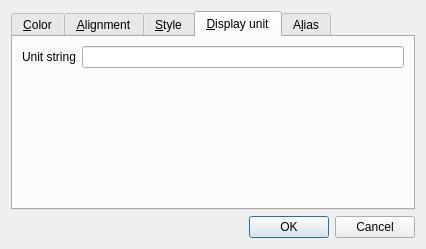
<?xml version="1.0" encoding="UTF-8"?>
<ui version="4.0">
 <class>PropertiesDialog</class>
 <widget class="QDialog" name="PropertiesDialog">
  <property name="geometry">
   <rect>
    <x>0</x>
    <y>0</y>
    <width>426</width>
    <height>249</height>
   </rect>
  </property>
  <property name="windowTitle">
   <string>Cell properties</string>
  </property>
  <layout class="QGridLayout" name="gridLayout">
   <item row="1" column="0">
    <widget class="QDialogButtonBox" name="buttonBox">
     <property name="orientation">
      <enum>Qt::Horizontal</enum>
     </property>
     <property name="standardButtons">
      <set>QDialogButtonBox::Cancel|QDialogButtonBox::Ok</set>
     </property>
    </widget>
   </item>
   <item row="0" column="0">
    <widget class="QTabWidget" name="tabWidget">
     <property name="currentIndex">
      <number>3</number>
     </property>
     <property name="usesScrollButtons">
      <bool>false</bool>
     </property>
     <widget class="QWidget" name="tab">
      <attribute name="title">
       <string>&amp;Color</string>
      </attribute>
      <layout class="QGridLayout" name="gridLayout_2">
       <item row="0" column="0">
        <widget class="QLabel" name="label">
         <property name="text">
          <string>Text</string>
         </property>
        </widget>
       </item>
       <item row="0" column="4">
        <spacer name="horizontalSpacer">
         <property name="orientation">
          <enum>Qt::Horizontal</enum>
         </property>
         <property name="sizeHint" stdset="0">
          <size>
           <width>240</width>
           <height>20</height>
          </size>
         </property>
        </spacer>
       </item>
       <item row="0" column="1">
        <widget class="QtColorPicker" name="foregroundColor"/>
       </item>
       <item row="0" column="2">
        <widget class="QLabel" name="label_2">
         <property name="text">
          <string>Background</string>
         </property>
        </widget>
       </item>
       <item row="0" column="3">
        <widget class="QtColorPicker" name="backgroundColor"/>
       </item>
       <item row="0" column="4">
        <spacer name="horizontalSpacer">
         <property name="orientation">
          <enum>Qt::Horizontal</enum>
         </property>
         <property name="sizeHint" stdset="0">
          <size>
           <width>240</width>
           <height>20</height>
          </size>
         </property>
        </spacer>
       </item>
       <item row="1" column="2">
        <spacer name="verticalSpacer_2">
         <property name="orientation">
          <enum>Qt::Vertical</enum>
         </property>
         <property name="sizeHint" stdset="0">
          <size>
           <width>20</width>
           <height>40</height>
          </size>
         </property>
        </spacer>
       </item>
      </layout>
     </widget>
     <widget class="QWidget" name="tab_2">
      <attribute name="title">
       <string>&amp;Alignment</string>
      </attribute>
      <layout class="QGridLayout" name="gridLayout_3">
       <item row="0" column="0">
        <layout class="QVBoxLayout" name="verticalLayout_2">
         <item>
          <widget class="QLabel" name="label_4">
           <property name="text">
            <string>Horizontal</string>
           </property>
          </widget>
         </item>
         <item>
          <widget class="QRadioButton" name="alignLeft">
           <property name="text">
            <string>Left</string>
           </property>
          </widget>
         </item>
         <item>
          <widget class="QRadioButton" name="alignHCenter">
           <property name="text">
            <string>Center</string>
           </property>
          </widget>
         </item>
         <item>
          <widget class="QRadioButton" name="alignRight">
           <property name="text">
            <string>Right</string>
           </property>
          </widget>
         </item>
        </layout>
       </item>
       <item row="0" column="1">
        <widget class="QFrame" name="frame_2">
         <property name="frameShape">
          <enum>QFrame::NoFrame</enum>
         </property>
         <property name="frameShadow">
          <enum>QFrame::Plain</enum>
         </property>
         <layout class="QHBoxLayout" name="horizontalLayout_6">
          <property name="margin">
           <number>0</number>
          </property>
          <item>
           <layout class="QVBoxLayout" name="verticalLayout_3">
            <item>
             <widget class="QLabel" name="label_5">
              <property name="text">
               <string>Vertical</string>
              </property>
             </widget>
            </item>
            <item>
             <widget class="QRadioButton" name="alignTop">
              <property name="text">
               <string>Top</string>
              </property>
             </widget>
            </item>
            <item>
             <widget class="QRadioButton" name="alignVCenter">
              <property name="text">
               <string>Center</string>
              </property>
             </widget>
            </item>
            <item>
             <widget class="QRadioButton" name="alignBottom">
              <property name="text">
               <string>Bottom</string>
              </property>
             </widget>
            </item>
           </layout>
          </item>
         </layout>
        </widget>
       </item>
       <item row="1" column="0">
        <spacer name="verticalSpacer_3">
         <property name="orientation">
          <enum>Qt::Vertical</enum>
         </property>
         <property name="sizeHint" stdset="0">
          <size>
           <width>20</width>
           <height>40</height>
          </size>
         </property>
        </spacer>
       </item>
      </layout>
     </widget>
     <widget class="QWidget" name="tab_3">
      <attribute name="title">
       <string>&amp;Style</string>
      </attribute>
      <layout class="QGridLayout" name="gridLayout_4">
       <item row="0" column="0">
        <layout class="QVBoxLayout" name="verticalLayout">
         <item>
          <widget class="QCheckBox" name="styleBold">
           <property name="text">
            <string>Bold</string>
           </property>
          </widget>
         </item>
         <item>
          <widget class="QCheckBox" name="styleItalic">
           <property name="text">
            <string>Italic</string>
           </property>
          </widget>
         </item>
         <item>
          <widget class="QCheckBox" name="styleUnderline">
           <property name="text">
            <string>Underline</string>
           </property>
          </widget>
         </item>
        </layout>
       </item>
       <item row="1" column="0">
        <spacer name="verticalSpacer_4">
         <property name="orientation">
          <enum>Qt::Vertical</enum>
         </property>
         <property name="sizeHint" stdset="0">
          <size>
           <width>20</width>
           <height>40</height>
          </size>
         </property>
        </spacer>
       </item>
      </layout>
     </widget>
     <widget class="QWidget" name="tab_4">
      <attribute name="title">
       <string>&amp;Display unit</string>
      </attribute>
      <layout class="QGridLayout" name="gridLayout_5">
       <item row="0" column="1">
        <widget class="Gui::ExpressionLineEdit" name="displayUnit"/>
       </item>
       <item row="1" column="1">
        <spacer name="verticalSpacer">
         <property name="orientation">
          <enum>Qt::Vertical</enum>
         </property>
         <property name="sizeHint" stdset="0">
          <size>
           <width>20</width>
           <height>123</height>
          </size>
         </property>
        </spacer>
       </item>
       <item row="0" column="0">
        <widget class="QLabel" name="label_3">
         <property name="text">
          <string>Unit string</string>
         </property>
        </widget>
       </item>
      </layout>
     </widget>
     <widget class="QWidget" name="tab_5">
      <attribute name="title">
       <string>A&amp;lias</string>
      </attribute>
      <layout class="QGridLayout" name="gridLayout_6">
       <item row="0" column="1">
        <widget class="QLineEdit" name="alias"/>
       </item>
       <item row="0" column="0">
        <widget class="QLabel" name="label_6">
         <property name="text">
          <string>Alias for this cell</string>
         </property>
        </widget>
       </item>
       <item row="1" column="0">
        <spacer name="verticalSpacer_5">
         <property name="orientation">
          <enum>Qt::Vertical</enum>
         </property>
         <property name="sizeHint" stdset="0">
          <size>
           <width>20</width>
           <height>40</height>
          </size>
         </property>
        </spacer>
       </item>
      </layout>
     </widget>
    </widget>
   </item>
  </layout>
 </widget>
 <customwidgets>
  <customwidget>
   <class>QtColorPicker</class>
   <extends>QWidget</extends>
   <header>qtcolorpicker.h</header>
   <container>1</container>
  </customwidget>
  <customwidget>
   <class>Gui::ExpressionLineEdit</class>
   <extends>QLineEdit</extends>
   <header location="global">Gui/ExpressionCompleter.h</header>
  </customwidget>
 </customwidgets>
 <resources/>
 <connections>
  <connection>
   <sender>buttonBox</sender>
   <signal>accepted()</signal>
   <receiver>PropertiesDialog</receiver>
   <slot>accept()</slot>
   <hints>
    <hint type="sourcelabel">
     <x>248</x>
     <y>254</y>
    </hint>
    <hint type="destinationlabel">
     <x>157</x>
     <y>274</y>
    </hint>
   </hints>
  </connection>
  <connection>
   <sender>buttonBox</sender>
   <signal>rejected()</signal>
   <receiver>PropertiesDialog</receiver>
   <slot>reject()</slot>
   <hints>
    <hint type="sourcelabel">
     <x>316</x>
     <y>260</y>
    </hint>
    <hint type="destinationlabel">
     <x>286</x>
     <y>274</y>
    </hint>
   </hints>
  </connection>
 </connections>
</ui>
